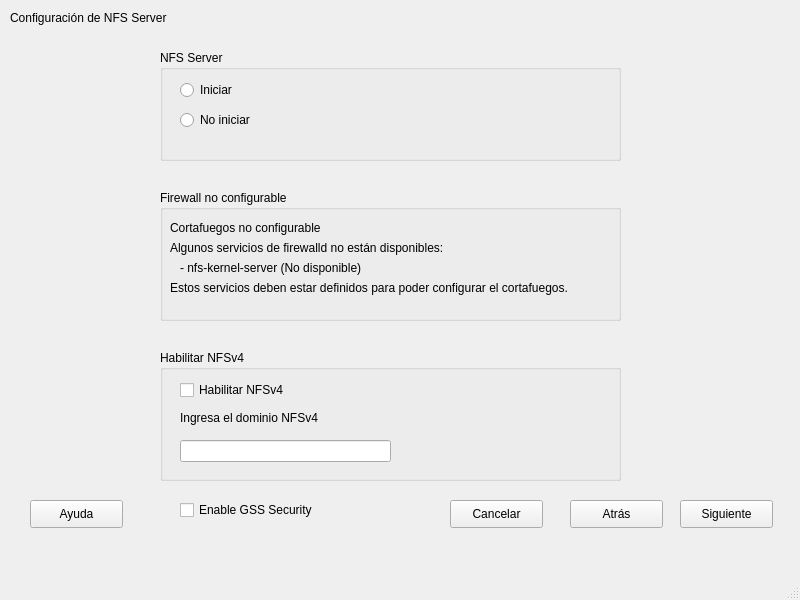
<?xml version="1.0" encoding="UTF-8"?>
<ui version="4.0">
 <class>MainWindow</class>
 <widget class="QMainWindow" name="MainWindow">
  <property name="geometry">
   <rect>
    <x>0</x>
    <y>0</y>
    <width>800</width>
    <height>600</height>
   </rect>
  </property>
  <property name="windowTitle">
   <string>MainWindow</string>
  </property>
  <widget class="QWidget" name="centralwidget">
   <widget class="QLabel" name="label">
    <property name="geometry">
     <rect>
      <x>10</x>
      <y>10</y>
      <width>171</width>
      <height>16</height>
     </rect>
    </property>
    <property name="text">
     <string>Configuración de NFS Server</string>
    </property>
   </widget>
   <widget class="QGroupBox" name="groupBox">
    <property name="geometry">
     <rect>
      <x>160</x>
      <y>50</y>
      <width>461</width>
      <height>111</height>
     </rect>
    </property>
    <property name="title">
     <string>NFS Server</string>
    </property>
    <widget class="QRadioButton" name="radioButton">
     <property name="geometry">
      <rect>
       <x>20</x>
       <y>30</y>
       <width>95</width>
       <height>20</height>
      </rect>
     </property>
     <property name="text">
      <string>Iniciar</string>
     </property>
    </widget>
    <widget class="QRadioButton" name="radioButton_2">
     <property name="geometry">
      <rect>
       <x>20</x>
       <y>60</y>
       <width>95</width>
       <height>20</height>
      </rect>
     </property>
     <property name="text">
      <string>No iniciar</string>
     </property>
    </widget>
   </widget>
   <widget class="QGroupBox" name="groupBox_2">
    <property name="geometry">
     <rect>
      <x>160</x>
      <y>190</y>
      <width>461</width>
      <height>131</height>
     </rect>
    </property>
    <property name="title">
     <string>Firewall no configurable</string>
    </property>
    <widget class="QLabel" name="label_2">
     <property name="geometry">
      <rect>
       <x>10</x>
       <y>30</y>
       <width>171</width>
       <height>16</height>
      </rect>
     </property>
     <property name="text">
      <string>Cortafuegos no configurable</string>
     </property>
    </widget>
    <widget class="QLabel" name="label_3">
     <property name="geometry">
      <rect>
       <x>10</x>
       <y>50</y>
       <width>301</width>
       <height>16</height>
      </rect>
     </property>
     <property name="text">
      <string>Algunos servicios de firewalld no están disponibles:</string>
     </property>
    </widget>
    <widget class="QLabel" name="label_4">
     <property name="geometry">
      <rect>
       <x>20</x>
       <y>70</y>
       <width>201</width>
       <height>16</height>
      </rect>
     </property>
     <property name="text">
      <string>- nfs-kernel-server (No disponible)</string>
     </property>
    </widget>
    <widget class="QLabel" name="label_5">
     <property name="geometry">
      <rect>
       <x>10</x>
       <y>90</y>
       <width>431</width>
       <height>16</height>
      </rect>
     </property>
     <property name="text">
      <string>Estos servicios deben estar definidos para poder configurar el cortafuegos.</string>
     </property>
    </widget>
   </widget>
   <widget class="QGroupBox" name="groupBox_3">
    <property name="geometry">
     <rect>
      <x>160</x>
      <y>350</y>
      <width>461</width>
      <height>131</height>
     </rect>
    </property>
    <property name="title">
     <string>Habilitar NFSv4</string>
    </property>
    <widget class="QCheckBox" name="checkBox">
     <property name="geometry">
      <rect>
       <x>20</x>
       <y>30</y>
       <width>121</width>
       <height>20</height>
      </rect>
     </property>
     <property name="text">
      <string>Habilitar NFSv4</string>
     </property>
    </widget>
    <widget class="QLabel" name="label_6">
     <property name="geometry">
      <rect>
       <x>20</x>
       <y>60</y>
       <width>151</width>
       <height>16</height>
      </rect>
     </property>
     <property name="text">
      <string>Ingresa el dominio NFSv4</string>
     </property>
    </widget>
    <widget class="QLineEdit" name="lineEdit">
     <property name="geometry">
      <rect>
       <x>20</x>
       <y>90</y>
       <width>211</width>
       <height>22</height>
      </rect>
     </property>
    </widget>
   </widget>
   <widget class="QCheckBox" name="checkBox_2">
    <property name="geometry">
     <rect>
      <x>180</x>
      <y>500</y>
      <width>141</width>
      <height>20</height>
     </rect>
    </property>
    <property name="text">
     <string>Enable GSS Security</string>
    </property>
   </widget>
   <widget class="QPushButton" name="pushButton">
    <property name="geometry">
     <rect>
      <x>30</x>
      <y>500</y>
      <width>93</width>
      <height>28</height>
     </rect>
    </property>
    <property name="text">
     <string>Ayuda</string>
    </property>
   </widget>
   <widget class="QPushButton" name="pushButton_2">
    <property name="geometry">
     <rect>
      <x>450</x>
      <y>500</y>
      <width>93</width>
      <height>28</height>
     </rect>
    </property>
    <property name="text">
     <string>Cancelar</string>
    </property>
   </widget>
   <widget class="QPushButton" name="pushButton_3">
    <property name="geometry">
     <rect>
      <x>570</x>
      <y>500</y>
      <width>93</width>
      <height>28</height>
     </rect>
    </property>
    <property name="text">
     <string>Atrás</string>
    </property>
   </widget>
   <widget class="QPushButton" name="pushButton_4">
    <property name="geometry">
     <rect>
      <x>680</x>
      <y>500</y>
      <width>93</width>
      <height>28</height>
     </rect>
    </property>
    <property name="text">
     <string>Siguiente</string>
    </property>
   </widget>
  </widget>
  <widget class="QMenuBar" name="menubar">
   <property name="geometry">
    <rect>
     <x>0</x>
     <y>0</y>
     <width>800</width>
     <height>26</height>
    </rect>
   </property>
  </widget>
  <widget class="QStatusBar" name="statusbar"/>
 </widget>
 <resources/>
 <connections/>
</ui>
